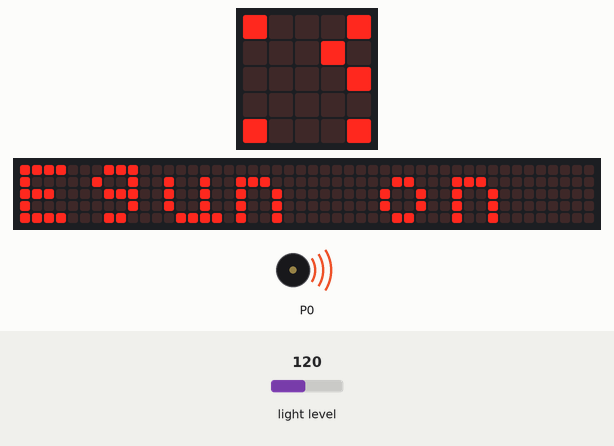
The program below on a simulated BBC micro:bit (MakeCode). Parts: the board's 5×5 LED display, a strip that is not on the board, showing the scrolling text unrolled, buzzer (waves = sounding). Inputs (shaded band) come from the test bench; at power-on: light level 120. The 48×5 strip is a reading aid, not a part: it shows the text the display is scrolling, unrolled, one strip-width of it at a time.

Above: at 1.27 s.
1.3 s: light level set to 22
3.3 s: light level set to 19
At 4.5 s:
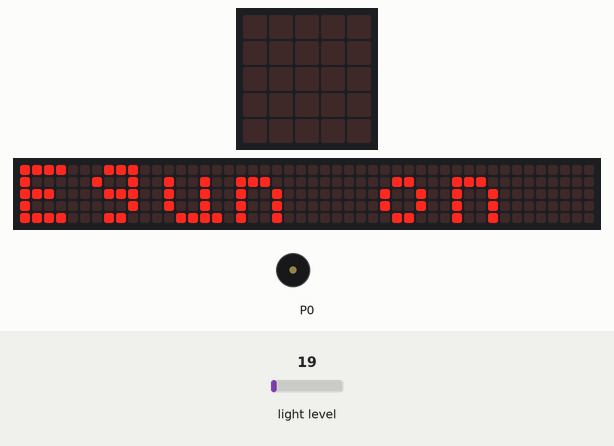
4.8 s: light level set to 64
At 7.02 s:
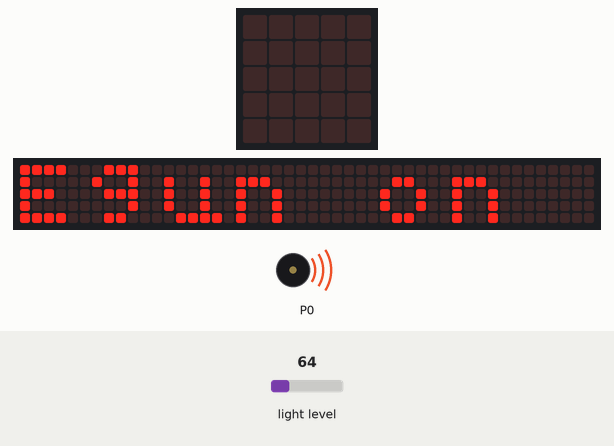
Timing chart, 0 to 14.6 s (numbered marks = the images above; inputs shaded):
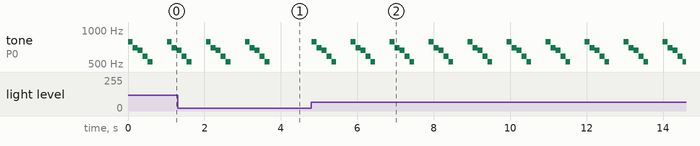

The program:

main.ts
```typescript
basic.forever(function () {
    if (input.lightLevel() > 20) {
        basic.showString("Egun on")
    }
})
basic.forever(function () {
    if (input.lightLevel() > 20) {
        music.startMelody(music.builtInMelody(Melodies.JumpDown), MelodyOptions.Once)
        basic.pause(1000)
    }
})
```

test.ts
```typescript
// aquí va el archivo "tests"; esto no se compilará cuando este paquete se utilice como una extensión.
```

Measured:
- the behaviour switches between 21 and 20 on light level (found by bisection; images 0 and 1)
- after the input at 3.3 s, tone on P0: goes on until 3.7 s, then stays silent
- after the input at 4.8 s, tone on P0: silent → 784 Hz at once, then repeats every 1.0 s: 698 Hz 0.13 s, 659 Hz 0.13 s, 587 Hz 0.13 s, 523 Hz 0.13 s, silent 0.38 s, 784 Hz 0.13 s
- by itself, tone on P0: plays 587 Hz for 0.13 s, 523 Hz for 0.13 s, 784 Hz for 0.13 s, 698 Hz for 0.13 s, 659 Hz for 0.13 s, 587 Hz for 0.13 s … (9 notes in this stretch)
- what the display in image 1 shows lasts 0.6 s, from 4.1 s to 4.7 s
- what the display in image 2 shows lasts 0.4 s, from 6.8 s to 7.2 s
